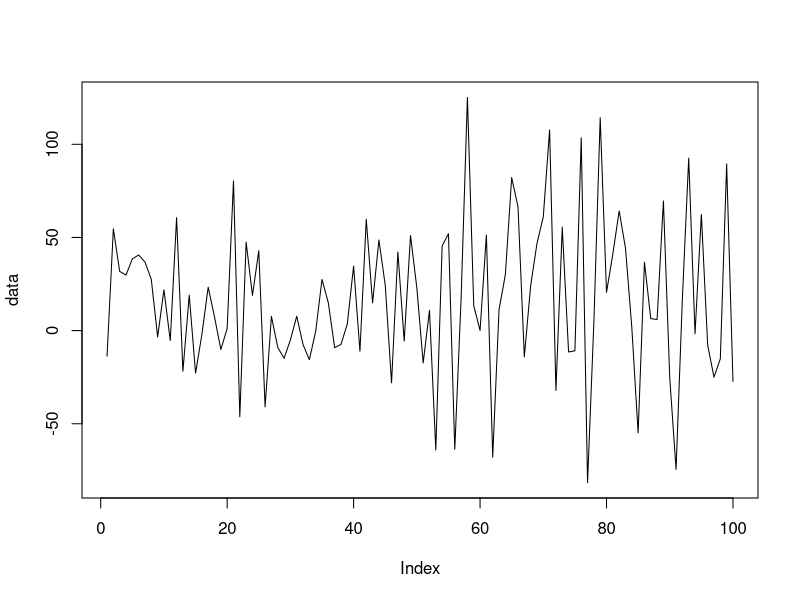
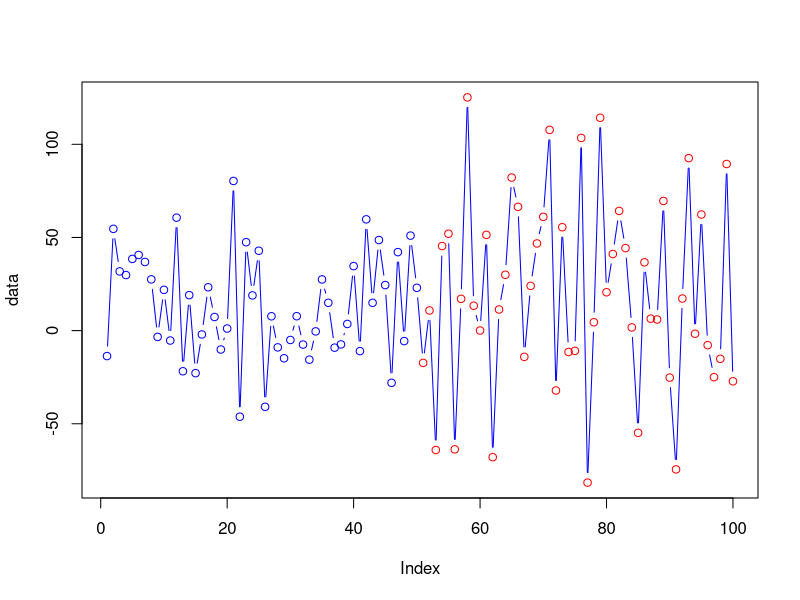

Write R code to recreate these figures, in order.
#The main aim is to obtimise the allocation of the states and the transition between them
#So we use an EM approach. Essentially estimate the transition probability and emission probability
#Should the current parameters be the most optimum and then use those probabilities to find
#The most likely parameters of the model

#OK we are going to initialise so that we have what we need for the first E-Step
#We are then going to calculate the E-Step and use it recalculate the parameters and so on
#Until convergence.

#The E-Step
#Forward Step, is the probability of obtaining a certain sequence from model H
#Calculate the probability of seeing the sequence y1..t and being in state i at the final observation yt 
#is only dependent on the previous probability of being in state i-1 at t-1, 
#The probability of seeing the first observation y1 of the sequecne and be in state i 
#will then be P(y1 & being in state 1) = P(S1)*P(y1)
#But we have multiple possibilities for the first state, either state 1, 2, .. N possible states that we could start from
#The second observation then I could have come from any state and then ended in state j
#So I need to sum for all the possible states I could have come from ending in state 2
#Hence, the probability of being in state 2 is P(S2)*P(y2|S2). The probability of State 2 is then
#The sum over all the previous state probabilities * the probability of transition to this state
#In general then, we could write this as follows 
#P(y,j,s) = Current state probability * sum(Previous State probabilities*transition)
#This will have to be done recursively for every sequence of observation and you will then end up
#with a probability of ending in every state for a sequence of observation. If we add them up, this will give us the probability
#of the observation given our model
#This gave us the probability of certain state given the starting model parameters


#Backward Step, this is the probability of looking at the model backwards rather forward.
#We start from the end state and then go backward asking what is the probability of observation given the state
#The probability of being in previous state j at time t is a function of being in state i at t+1
#P(End State T) = 1, just start with one
#P(Observing j of the observation in the Current State) = P(Current State)*P(J Observation|Current state i)*P(Transition from Current State to Previous state)
#Since you could have gone to multiple states, then you need to sum over all the states that you could have gone to
#P(O,length-1,Ending State) = sum(P(Observation at length-1|current state)*P(current->next)*P(Next)) for all the next states
#You can do this iteratively.
#At the End you will get probability for every starting state
#This will then give us the probability of Observation up to a certain length given that I am in a certain time and certain state

#Ok, now the first aim is to find the probability of being in a certain state given the observation and model parameters
#P(S|O,M) = P(O,S,M)/P(O,M), since P(O,S,M) = P(S|O,M)P(O|M)P(M)
#P(O,S,M) = P(O,S|M)P(M)
#So P(S|O,M) = P(O,S|M)/P(O|M)
#Ok, the P(O,S|M) = #forward P(O|S,M) #backward P(S|M), the forward probability gives is the P(S|M), the backward gives the probability of observation given states
#Now, the denominator is P(O|M), which is simply the marginal over all the states of P(O,S|M)
#So the probability of ending up in state i is then forward*backward of state i/sum over all states

#The second aim is to find the probability of a sequence of states as this will help in the final transition matrix estimation
#The probability of being in state i and then going to state j globally
#P(Si,Si+1|O,M) similar to the above = P(Si,Si+1,O|M)/P(O|M)
#Numerator, forward probability P(Si|M)*P(Si+1|M)*transition probability from Si to Si+1
#Deonominator is simply summing over all possible si and si+1, which is actually Backward probability

#Ok from the first aim, for every state, summing over all obervations Sum(P(S|O,M)) for all lengths of observations, 
#will give us the probability of being in state S|M, which is what we started with as our assumption
#Similarly summing over all the length of observations, will give us the transition matrix, again one of our initial assumptions
#Remaining, is the probability of our observation given a certain state

#To covert them to probabilities, You essentially, want to sum P(S|O,M) for the first observation across all the sequences, for the first state,
#Then the second state and so on. The final probability will be just the normalised quantity

#The transition from Si to Si+1 will be the transition function above for all the observations irrespective of the position of the observation
#The ratio between the transitions from Si to Si+1 relative to all transitions away from Si

#The probability of the output for a gaussian mixture is as follows will be the sum over all components with the associated parameters for this component
#Updating this probability will be similar to the normal EM approach.
#Ok, let us remember, we have calculated the weights of every component, as the normalised likelihood for this observation
#In this case, we also have the states, so we split things further. 
#First, the probability that the lth component in state i have generated a particular observation t is defined as:
#Probability of state i * probability of observation given mixture l * weight of mixture l / sum over all components at state i
#We have the initial weights to calculate this.
#We can now get the updates as weight as before, but instead of summing for one observation, we get it for two states
#So on


#OK let us start with two models of the same input, essentially we are looking at the joint PD of the 
#independant and dependant variables and then estimating the coefficients. The states will be 
#looking at the Y as the thing to model by an HMM switching between multiple models explaining the Y
#Not the Y itself

X = cbind(rep(1,100),rnorm(100,2,3),rnorm(100,3,10))
B = rbind(c(1,2,3),c(0.5,2,5))
Y = c(X[1:50,]%*%(B[1,]),X[51:100,]%*%(B[2,]))

B = rbind(c(1,1,1),c(2,2,2))
data = Y
plot(data, type="l")
#we can see that we have mixture of two distributions
#Let us initialise our Mixture EM data for every state

#Let us now initialise the state probability i.e. P(Si)
S1 = 0.5
S2 = 0.5
#Transition probability self, then the other
TS1 = c(0.5, 0.5)
TS2 = c(0.5, 0.5)
#Emission probability is calculated as in the EM approach, this makes sense that we have a probability for every observation, since they are not the same observation
#Except that we don't have a mixture in the states, essentially we want every state to map to one component of the mixture
s = max(apply(X,2,sd))*1.5
bs1 = dnorm((Y-(X%*%(B[1,]))),mean = 0,s)
bs2 = dnorm((Y-(X%*%(B[2,]))),mean = 0,s)

for(x in 1:10)
{
#OK, now we are set to do the first HMM iteration
#Forward probability
#As mentioned above of the observation that we have, we will calculate the forward probability 
alpha = matrix(ncol=2,nrow=length(data))
#Forward for state 1 and first of the observation
alpha[1,1] = S1 * bs1[1] #Probability of State1 * Probability of observing the first number
#Forward for state 2 and first of the observation
alpha[1,2] = S2 * bs2[1] #Probability of State1 * Probability of observing the first number

#Second is just conditional on the previous one (could be either s1 or s2) and ENDING in state 1
alpha[2,1] = alpha[1,1] * TS1[1] *  bs1[2] + # ending in s1, P(S1) * Self transition * P(O2|S1)
            alpha[1,2] * TS2[2] *  bs1[2] #ending in s1, P(S2) * T[S2->S1] * P(O2|S1)

alpha[2,2] = alpha[1,2] * TS2[1] *  bs2[2] + # ending in s2, P(S2) * Self transition * P(O2|S2)
             alpha[1,1] * TS1[2] *  bs2[2] #ending in s2, P(S1) * T[S2->S1] * P(O2|S1)

for(i in 2:length(data))
{
  #Ok, let us see the pattern
  #Probability of Observation given state 1 * sum of ((probability of previous state1 * self probability)+
  #(Probability of previous state2 * transition from S2 to S1))
  alpha[i,1] = bs1[i] * (alpha[i-1,1] * TS1[1] + alpha[i-1,2] * TS2[2])
  #Similarly
  alpha[i,2] = bs2[i] * (alpha[i-1,2] * TS2[1] + alpha[i-1,1] * TS1[2])
}

#Probability of the whole observation across the two states
po = alpha[length(data),1]+alpha[length(data),2]

#OK now the backward probability

beta = matrix(ncol=2,nrow=length(data))
beta[length(data),1] = 1
beta[length(data),2] = 1
#Stand at the previous step and then look ahead
#Probility at length(data)-1 at state 1 = T[S1->S1] * P(O|S1) * B(length(data),S1) + T[S1->S2] * P(O|S2) * B(length(data),S2)
beta[length(data)-1,1] = TS1[1] * bs1[length(data)-1] * beta[length(data),1] + TS1[2] * bs2[length(data)-1] * beta[length(data),2]
beta[length(data)-1,2] = TS2[1] * bs2[length(data)-1] * beta[length(data),2] + TS2[2] * bs1[length(data)-1] * beta[length(data),1]

#pattern
for(j in (length(data)-1):1)
{
  beta[j,1] = TS1[1] * bs1[j+1] * beta[j+1,1] + TS1[2] * bs2[j+1] * beta[j+1,2]
  beta[j,2] = TS2[1] * bs2[j+1] * beta[j+1,2] + TS2[2] * bs1[j+1] * beta[j+1,1]
}

#Gamma, which is the probability of the state given the observation
gamma = matrix(ncol=2, nrow=length(data))
gamma[,1] = alpha[,1]*beta[,1]
gamma[,2] = alpha[,2]*beta[,2]
gamma = t(apply(gamma,1,function(x){x/sum(x)}))

#Eta, which is the transition probability from state i to j at data length t
eta1 = matrix(ncol=2,nrow=(length(data)-1)) #for every data observation
eta2 = matrix(ncol=2,nrow=(length(data)-1)) #for every data observation
#going from 1 to 1 across the first observation
eta1[1,1] = (gamma[1,1] * TS1[1] * bs1[2] * beta[2,1])/beta[1,1]
#going from 1 to 2 across the first observation
eta1[1,2] = (gamma[1,1] * TS1[2] * bs2[2] * beta[2,2])/beta[1,1]
#going from 2 to 2 across the first observation
eta2[1,1] = (gamma[1,2] * TS2[1] * bs2[2] * beta[2,2])/beta[1,2]
#going from 1 to 2 across the first observation
eta2[1,2] = (gamma[1,2] * TS2[2] * bs1[2] * beta[2,1])/beta[1,2]

#Pattern

for(t in 1:(length(data)-1))
{
  #going from 1 to 1 across the first observation
  eta1[t,1] = (gamma[t,1] * TS1[1] * bs1[(t+1)] * beta[(t+1),1])/beta[t,1]
  #going from 1 to 2 across the first observation
  eta1[t,2] = (gamma[t,1] * TS1[2] * bs2[(t+1)] * beta[(t+1),2])/beta[t,1]
  #going from 2 to 2 across the first observation
  eta2[t,1] = (gamma[t,2] * TS2[1] * bs2[(t+1)] * beta[(t+1),2])/beta[t,2]
  #going from 1 to 2 across the first observation
  eta2[t,2] = (gamma[t,2] * TS2[2] * bs1[(t+1)] * beta[(t+1),1])/beta[t,2]
}

TS1[1] = sum(eta1[,1])/sum(gamma[1:(length(data)-1),1])
TS1[2] = sum(eta1[,2])/sum(gamma[1:(length(data)-1),1])
TS2[1] = sum(eta2[,1])/sum(gamma[1:(length(data)-1),2])
TS2[2] = sum(eta2[,2])/sum(gamma[1:(length(data)-1),2])

#if(gamma[1,1]==S1&&gamma[1,2]==S2) break;

S1 = gamma[1,1]
S2 = gamma[1,2]

#Update the distribution parameters, mean and standard deviation similarly
xA = X[,-1]*gamma[,1]
yA = Y*gamma[,1]
xB = X[,-1]*gamma[,2]
yB = Y*gamma[,2]
B = rbind(coef(lm(yA ~ xA)),coef(lm(yB ~ xB)))

bs1 = dnorm((Y-(X%*%(B[1,]))),mean = 0,s)
bs2 = dnorm((Y-(X%*%(B[2,]))),mean = 0,s)
print(B)
print(c(S1,S2))
print(c(TS1,TS2))
}

#Now we can get the state model for the data
StateModel = c("H","L")
print(StateModel[as.integer(apply(gamma,1,function(x){x[1]>x[2]}))+1])

colors = c("red","blue")
plot(data,type="b", col=colors[as.integer(apply(gamma,1,function(x){x[1]>x[2]}))+1])

